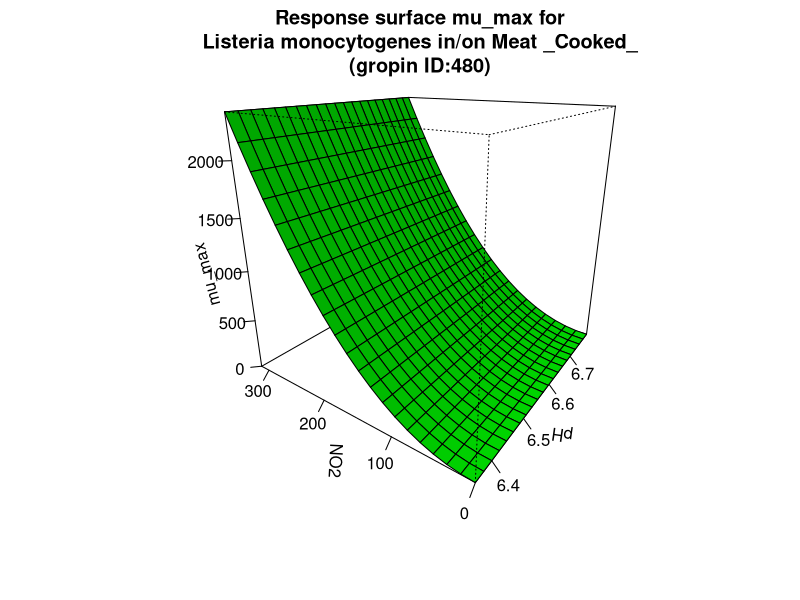

Source code (R):
#############################
# start of Parameter script
#############################
pH <- seq(6.35635,6.79320679320679,length.out=21)
NO2 <- seq(0,314.685314685315,length.out=21)
#############################
# end of Parameter script
#############################
############################# 
# start of Model script Gropin ID 480 
#############################
 
# constant coefficients for this model
 
variables <- data.frame(pH,NO2)
argumentsPar <- expand.grid(variables)
 
# heart of the model
response_surface <- function(pH,NO2) {
   mumax <-(-0.12635+0.027170*pH+0.031746*NO2+(-0.008778)*pH*NO2+(-0.005576)*(pH^2)+0.024220*(NO2^2))

return(mumax=mumax)
} 

# output parameters
mumax <- cbind(argumentsPar,response_surface(argumentsPar['pH'],argumentsPar['NO2']))
colnames(mumax) <- c(colnames(argumentsPar),'mumax')
#############################
# End of Model script
#############################
############################# 
# start of Visualisation script Gropin ID 480 
#############################
persp(pH,NO2,matrix(unlist(mumax$mumax),nrow=21),col = 'green',xlab='pH',ylab='NO2',zlab='mu_max',main='Response surface mu_max for
Listeria monocytogenes in/on Meat _Cooked_
(gropin ID:480)',theta=305,phi=20,shade=0.25,ticktype = 'detailed')
#############################
# End of Visualisation script
#############################
